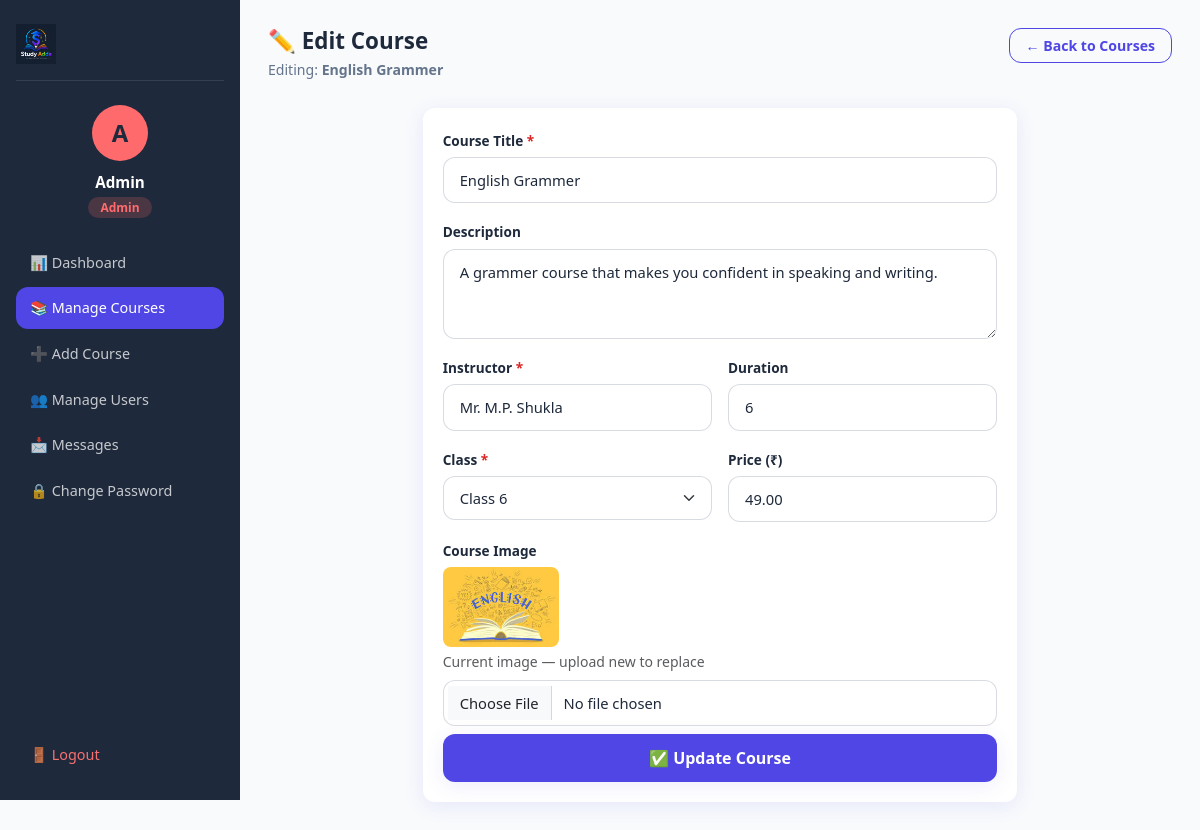
Page /admin/edit-course.php?id=8 (signed in) on the committed database.
### tables this page shows
CREATE TABLE `courses` (
  `id` int(11) NOT NULL,
  `title` varchar(255) NOT NULL,
  `description` text DEFAULT NULL,
  `instructor` varchar(100) DEFAULT NULL,
  `duration` varchar(50) DEFAULT NULL,
  `price` decimal(10,2) DEFAULT 0.00,
  `class` int(11) DEFAULT NULL,
  `image` varchar(255) DEFAULT NULL,
  `created_at` timestamp NOT NULL DEFAULT current_timestamp()
);

### admin/edit-course.php (the view, shortened to what this page needs)
<?php
include "../includes/dbconfig.php";
$id = isset($_GET['id']) ? intval($_GET['id']) : 0;
$stmt = mysqli_prepare($conn, "SELECT * FROM courses WHERE id = ?");
mysqli_stmt_bind_param($stmt, "i", $id);
mysqli_stmt_execute($stmt);
$result = mysqli_stmt_get_result($stmt);
$course = mysqli_fetch_assoc($result);
?>
<!DOCTYPE html>
<html lang="en">
<head>
    <link href="https://cdn.jsdelivr.net/npm/bootstrap@5.3.6/dist/css/bootstrap.min.css" rel="stylesheet">
    <link rel="stylesheet" href="/MyProject/css/style.css">
</head>
<body class="dashboard-body">
    <div class="dashboard-wrapper">
        <aside class="sidebar">
            <div class="sidebar-logo">
                <a href="/MyProject/index.php">
                    <img src="/MyProject/images/logo-dark.png" alt="Study Adda" height="40">
                </a>
            </div>
            <div class="sidebar-user">
                <div class="sidebar-avatar" style="background:#ff6b6c;">
                    <?php echo strtoupper(substr($_SESSION['user_name'], 0, 1)); ?>
                </div>
                <p class="sidebar-name"><?php echo $_SESSION['user_name']; ?></p>
                <span class="sidebar-role" style="background:rgba(255,107,108,0.2);color:#ff6b6c;">Admin</span>
            </div>
            <nav class="sidebar-nav">
                <a href="dashboard.php" class="sidebar-link">📊 Dashboard</a>
                <a href="courses.php" class="sidebar-link active">📚 Manage Courses</a>
                <a href="add-course.php" class="sidebar-link">➕ Add Course</a>
                <a href="users.php" class="sidebar-link">👥 Manage Users</a>
                <a href="messages.php" class="sidebar-link">📩 Messages</a>
                <a href="change-password.php" class="sidebar-link">🔒 Change Password</a>
                <a href="/MyProject/logout.php" class="sidebar-link logout-link">🚪 Logout</a>
            </nav>
        </aside>
        <main class="dashboard-main">
            <div class="dashboard-topbar">
                <div>
                    <h4 class="topbar-title">✏️ Edit Course</h4>
                    <p class="topbar-sub">Editing: <strong><?php echo htmlspecialchars($course['title']); ?></strong></p>
                </div>
                <a href="courses.php" class="btn btn-outline-admin">← Back to Courses</a>
            </div>
            <div class="row justify-content-center">
                <div class="col-12 col-lg-8">
                    <div class="dashboard-card">
                        <form action="" method="POST" enctype="multipart/form-data">
                            <div class="row g-3">
                                <div class="col-12">
                                    <label class="form-label auth-label">Course Title <span class="required">*</span></label>
                                    <input type="text" name="title" class="form-control auth-input"
                                        value="<?php echo htmlspecialchars($course['title']); ?>" required>
                                </div>
                                <div class="col-12">
                                    <label class="form-label auth-label">Description</label>
                                    <textarea name="description" class="form-control auth-input" rows="3"><?php echo htmlspecialchars($course['description']); ?></textarea>
                                </div>
                                <div class="col-12 col-md-6">
                                    <label class="form-label auth-label">Instructor <span class="required">*</span></label>
                                    <input type="text" name="instructor" class="form-control auth-input"
                                        value="<?php echo htmlspecialchars($course['instructor']); ?>" required>
                                </div>
                                <div class="col-12 col-md-6">
                                    <label class="form-label auth-label">Duration</label>
                                    <input type="text" name="duration" class="form-control auth-input"
                                        value="<?php echo htmlspecialchars($course['duration']); ?>">
                                </div>
                                <div class="col-12 col-md-6">
                                    <label class="form-label auth-label">Class <span class="required">*</span></label>
                                    <select name="class" class="form-select auth-input" required>
                                        <?php for ($i = 1; $i <= 8; $i++): ?>
                                            <option value="<?php echo $i; ?>"
                                                <?php echo $course['class'] == $i ? 'selected' : ''; ?>>
                                                Class <?php echo $i; ?>
                                            </option>
                                        <?php endfor; ?>
                                    </select>
                                </div>
                                <div class="col-12 col-md-6">
                                    <label class="form-label auth-label">Price (₹)</label>
                                    <input type="number" name="price" class="form-control auth-input"
                                        min="0" value="<?php echo $course['price']; ?>">
                                </div>
                                <div class="col-12">
                                    <label class="form-label auth-label">Course Image</label>
                                    <?php if ($course['image']): ?>
                                        <div class="mb-2">
                                            <img src="/MyProject/images/courses/<?php echo htmlspecialchars($course['image']); ?>"
                                                alt="Current image" height="80"
                                                style="border-radius:8px; object-fit:cover;"
                                                onerror="this.style.display='none'">
                                            <small class="text-muted d-block mt-1">Current image — upload new to replace</small>
                                        </div>
                                    <?php endif; ?>
                                    <input type="file" name="image" class="form-control auth-input"
                                        accept="image/jpeg,image/png,image/webp">
                                </div>
                                <div class="col-12 mt-2">
                                    <button type="submit" class="btn enroll-btn w-100">
                                        ✅ Update Course
                                    </button>
                                </div>
                            </div>
                        </form>
                    </div>
                </div>
            </div>
        </main>
    </div>
</body>
</html>

### css/style.css (style rules this page uses)
:root { --primary-color: #4f46e5; --primary-hover: #3730a3; --secondary-color: #f59e0b; --text-dark: #1e293b; --text-muted: #64748b; --bg-light: #f8fafc; --bg-welcome: linear-gradient(135deg, #eef2ff 0%, #e0e7ff 100%); --shadow: 0 4px 20px rgba(79, 70, 229, 0.1); --border-radius: 12px; }
body { font-family: "Segoe UI", Tahoma, Geneva, Verdana, sans-serif; color: var(--text-dark); background-color: #fff; }
.enroll-btn { background-color: var(--primary-color); color: #fff; border: none; padding: 12px 28px; border-radius: 8px; font-weight: 600; font-size: 1rem; transition: background-color 0.3s ease, transform 0.2s ease; display: inline-block; text-decoration: none; }
.enroll-btn { background: var(--primary-color); color: #fff; font-weight: 600; padding: 12px 30px; border-radius: var(--border-radius); border: none; box-shadow: var(--shadow); transition: transform 0.25s ease, background 0.25s ease, box-shadow 0.25s ease; }
.form-label { color: var(--text-dark); font-weight: 600; font-size: 0.88rem; margin-bottom: 6px; }
.required { color: #dc2626; }
.auth-label { color: var(--text-dark); font-weight: 600; font-size: 0.85rem; margin-bottom: 6px; }
.auth-input { border: 1px solid rgba(100, 116, 139, 0.25); border-radius: var(--border-radius); padding: 11px 16px; font-size: 0.92rem; color: var(--text-dark); transition: border-color 0.2s ease, box-shadow 0.2s ease; }
.auth-input::placeholder { color: rgba(100, 116, 139, 0.6); }
select.auth-input { padding-top: 10px; padding-bottom: 10px; background-position: right 14px center; }
.dashboard-body { background-color: var(--bg-light); min-height: 100vh; }
.dashboard-wrapper { display: flex; min-height: 100vh; }
.sidebar { width: 240px; min-height: 100vh; background: var(--text-dark); padding: 24px 16px; position: fixed; top: 0; left: 0; display: flex; flex-direction: column; gap: 24px; z-index: 100; }
.sidebar-logo { padding-bottom: 16px; border-bottom: 1px solid rgba(255, 255, 255, 0.1); }
.sidebar-user { text-align: center; }
.sidebar-avatar { width: 56px; height: 56px; background: var(--secondary-color); color: var(--text-dark); border-radius: 50%; display: flex; align-items: center; justify-content: center; font-size: 1.5rem; font-weight: 800; margin: 0 auto 10px; }
.sidebar-name { color: #fff; font-weight: 700; font-size: 0.95rem; margin: 0; }
.sidebar-role { background: rgba(245, 158, 11, 0.2); color: var(--secondary-color); font-size: 0.75rem; font-weight: 600; padding: 2px 12px; border-radius: 999px; }
.sidebar-nav { display: flex; flex-direction: column; gap: 4px; flex: 1; }
.sidebar-link { color: rgba(255, 255, 255, 0.75); text-decoration: none; padding: 10px 14px; border-radius: var(--border-radius); font-size: 0.9rem; font-weight: 500; transition: all 0.2s; }
.sidebar-link:hover, .sidebar-link.active { background: var(--primary-color); color: #fff; }
.logout-link { margin-top: auto; color: #f87171 !important; }
.dashboard-main { margin-left: 240px; padding: 28px; flex: 1; min-height: 100vh; }
.dashboard-topbar { display: flex; justify-content: space-between; align-items: flex-start; margin-bottom: 28px; flex-wrap: wrap; gap: 12px; }
.topbar-title { font-size: 1.4rem; font-weight: 700; color: var(--text-dark); margin: 0; }
.topbar-sub { color: var(--text-muted); font-size: 0.88rem; margin: 4px 0 0 0; }
.dashboard-card { background: #fff; border-radius: var(--border-radius); padding: 20px; box-shadow: var(--shadow); height: 100%; }
.btn-outline-admin { border: 1.5px solid var(--primary-color); color: var(--primary-color); border-radius: var(--border-radius); font-weight: 600; padding: 6px 16px; font-size: 0.88rem; text-decoration: none; transition: all 0.2s; display: inline-block; }

### rows in the picture
courses: title "English Grammer", description "A grammer course that makes you confident in speaking and writing.", instructor "Mr. M.P. Shukla", duration "6", class "Class 6", price "49.00", image (picture)

### other values in the picture
substr($_SESSION['user_name'], 0, 1) "A"
$_SESSION['user_name'] "Admin"
